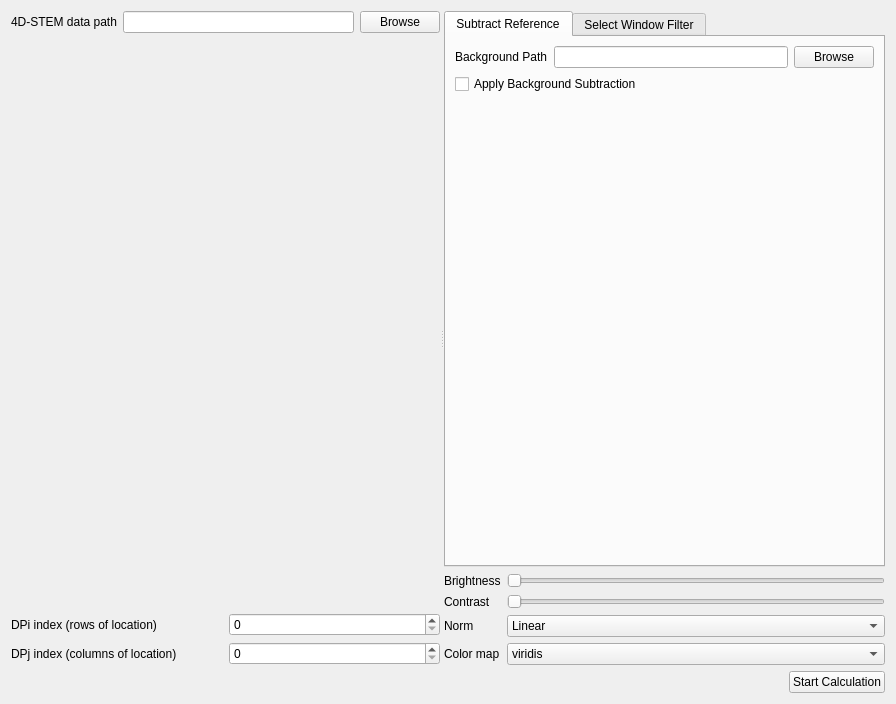
<?xml version="1.0" encoding="UTF-8"?>
<ui version="4.0">
 <class>Form</class>
 <widget class="QWidget" name="Form">
  <property name="geometry">
   <rect>
    <x>0</x>
    <y>0</y>
    <width>896</width>
    <height>704</height>
   </rect>
  </property>
  <property name="windowTitle">
   <string>Form</string>
  </property>
  <layout class="QVBoxLayout" name="verticalLayout_8">
   <item>
    <widget class="QSplitter" name="splitter">
     <property name="orientation">
      <enum>Qt::Horizontal</enum>
     </property>
     <widget class="QWidget" name="layoutWidget">
      <layout class="QVBoxLayout" name="verticalLayout_3" stretch="0,1,0">
       <item>
        <layout class="QHBoxLayout" name="horizontalLayout">
         <item>
          <widget class="QLabel" name="label">
           <property name="text">
            <string>4D-STEM data path</string>
           </property>
          </widget>
         </item>
         <item>
          <widget class="QLineEdit" name="lineEdit_data_path"/>
         </item>
         <item>
          <widget class="QPushButton" name="pushButton_browse">
           <property name="text">
            <string>Browse</string>
           </property>
          </widget>
         </item>
        </layout>
       </item>
       <item>
        <widget class="WidgetPlotDP" name="widget_dp" native="true"/>
       </item>
       <item>
        <layout class="QHBoxLayout" name="horizontalLayout_3">
         <item>
          <layout class="QVBoxLayout" name="verticalLayout">
           <item>
            <widget class="QLabel" name="label_2">
             <property name="text">
              <string>DPi index (rows of location)</string>
             </property>
            </widget>
           </item>
           <item>
            <widget class="QLabel" name="label_3">
             <property name="text">
              <string>DPj index (columns of location)</string>
             </property>
            </widget>
           </item>
          </layout>
         </item>
         <item>
          <layout class="QVBoxLayout" name="verticalLayout_2">
           <item>
            <widget class="QSpinBox" name="spinBox_scan_ii"/>
           </item>
           <item>
            <widget class="QSpinBox" name="spinBox_scan_jj"/>
           </item>
          </layout>
         </item>
        </layout>
       </item>
      </layout>
     </widget>
     <widget class="QWidget" name="">
      <layout class="QVBoxLayout" name="verticalLayout_7">
       <item>
        <widget class="QTabWidget" name="tabWidget">
         <property name="currentIndex">
          <number>0</number>
         </property>
         <widget class="QWidget" name="tab">
          <attribute name="title">
           <string>Subtract Reference</string>
          </attribute>
          <layout class="QVBoxLayout" name="verticalLayout_6">
           <item>
            <layout class="QHBoxLayout" name="horizontalLayout_2">
             <item>
              <widget class="QLabel" name="label_4">
               <property name="text">
                <string>Background Path</string>
               </property>
              </widget>
             </item>
             <item>
              <widget class="QLineEdit" name="lineEdit_background_path"/>
             </item>
             <item>
              <widget class="QPushButton" name="pushButton_browse_background">
               <property name="text">
                <string>Browse</string>
               </property>
              </widget>
             </item>
            </layout>
           </item>
           <item>
            <widget class="QCheckBox" name="checkBox_apply_subtraction">
             <property name="text">
              <string>Apply Background Subtraction</string>
             </property>
            </widget>
           </item>
           <item>
            <spacer name="verticalSpacer">
             <property name="orientation">
              <enum>Qt::Vertical</enum>
             </property>
             <property name="sizeHint" stdset="0">
              <size>
               <width>20</width>
               <height>447</height>
              </size>
             </property>
            </spacer>
           </item>
          </layout>
         </widget>
         <widget class="QWidget" name="tab_window_filter">
          <attribute name="title">
           <string>Select Window Filter</string>
          </attribute>
          <layout class="QVBoxLayout" name="verticalLayout_5">
           <item>
            <layout class="QVBoxLayout" name="verticalLayout_4" stretch="1,0,0,0,0">
             <item>
              <widget class="WidgetPlotHist" name="widget_hist" native="true"/>
             </item>
             <item>
              <layout class="QHBoxLayout" name="horizontalLayout_6">
               <item>
                <widget class="QLabel" name="label_9">
                 <property name="text">
                  <string>Window Min Value</string>
                 </property>
                </widget>
               </item>
               <item>
                <spacer name="horizontalSpacer">
                 <property name="orientation">
                  <enum>Qt::Horizontal</enum>
                 </property>
                 <property name="sizeHint" stdset="0">
                  <size>
                   <width>40</width>
                   <height>20</height>
                  </size>
                 </property>
                </spacer>
               </item>
               <item>
                <widget class="QDoubleSpinBox" name="doubleSpinBox_window_min"/>
               </item>
              </layout>
             </item>
             <item>
              <layout class="QHBoxLayout" name="horizontalLayout_4">
               <item>
                <widget class="QLabel" name="label_10">
                 <property name="text">
                  <string>Window Max Value</string>
                 </property>
                </widget>
               </item>
               <item>
                <spacer name="horizontalSpacer_2">
                 <property name="orientation">
                  <enum>Qt::Horizontal</enum>
                 </property>
                 <property name="sizeHint" stdset="0">
                  <size>
                   <width>40</width>
                   <height>20</height>
                  </size>
                 </property>
                </spacer>
               </item>
               <item>
                <widget class="QDoubleSpinBox" name="doubleSpinBox_window_max"/>
               </item>
              </layout>
             </item>
             <item>
              <widget class="QCheckBox" name="checkBox_apply_window_min">
               <property name="text">
                <string>Applying Window (Min Constrain)</string>
               </property>
              </widget>
             </item>
             <item>
              <widget class="QCheckBox" name="checkBox_apply_window_max">
               <property name="text">
                <string>Applying Window (Max Constrain)</string>
               </property>
              </widget>
             </item>
            </layout>
           </item>
          </layout>
         </widget>
        </widget>
       </item>
       <item>
        <layout class="QGridLayout" name="gridLayout">
         <item row="0" column="0">
          <widget class="QLabel" name="label_5">
           <property name="text">
            <string>Brightness</string>
           </property>
          </widget>
         </item>
         <item row="0" column="1">
          <widget class="QSlider" name="horizontalSlider_brightness">
           <property name="orientation">
            <enum>Qt::Horizontal</enum>
           </property>
          </widget>
         </item>
         <item row="1" column="0">
          <widget class="QLabel" name="label_6">
           <property name="text">
            <string>Contrast</string>
           </property>
          </widget>
         </item>
         <item row="1" column="1">
          <widget class="QSlider" name="horizontalSlider_contrast">
           <property name="orientation">
            <enum>Qt::Horizontal</enum>
           </property>
          </widget>
         </item>
         <item row="2" column="0">
          <widget class="QLabel" name="label_7">
           <property name="text">
            <string>Norm</string>
           </property>
          </widget>
         </item>
         <item row="2" column="1">
          <widget class="QComboBox" name="comboBox_normalize">
           <item>
            <property name="text">
             <string>Linear</string>
            </property>
           </item>
           <item>
            <property name="text">
             <string>Logarithm</string>
            </property>
           </item>
          </widget>
         </item>
         <item row="3" column="0">
          <widget class="QLabel" name="label_8">
           <property name="text">
            <string>Color map</string>
           </property>
          </widget>
         </item>
         <item row="3" column="1">
          <widget class="QComboBox" name="comboBox_colormap">
           <item>
            <property name="text">
             <string>viridis</string>
            </property>
           </item>
           <item>
            <property name="text">
             <string>plasma</string>
            </property>
           </item>
           <item>
            <property name="text">
             <string>gray</string>
            </property>
           </item>
           <item>
            <property name="text">
             <string>RdYlBu</string>
            </property>
           </item>
           <item>
            <property name="text">
             <string>twilight</string>
            </property>
           </item>
           <item>
            <property name="text">
             <string>hsv</string>
            </property>
           </item>
           <item>
            <property name="text">
             <string>jet</string>
            </property>
           </item>
           <item>
            <property name="text">
             <string>Others</string>
            </property>
           </item>
          </widget>
         </item>
        </layout>
       </item>
      </layout>
     </widget>
    </widget>
   </item>
   <item>
    <layout class="QHBoxLayout" name="horizontalLayout_7">
     <item>
      <spacer name="horizontalSpacer_3">
       <property name="orientation">
        <enum>Qt::Horizontal</enum>
       </property>
       <property name="sizeHint" stdset="0">
        <size>
         <width>40</width>
         <height>20</height>
        </size>
       </property>
      </spacer>
     </item>
     <item>
      <widget class="QPushButton" name="pushButton_start">
       <property name="text">
        <string>Start Calculation</string>
       </property>
      </widget>
     </item>
    </layout>
   </item>
  </layout>
 </widget>
 <customwidgets>
  <customwidget>
   <class>WidgetPlotDP</class>
   <extends>QWidget</extends>
   <header>bin.Widgets.WidgetPlots.h</header>
   <container>1</container>
  </customwidget>
  <customwidget>
   <class>WidgetPlotHist</class>
   <extends>QWidget</extends>
   <header>bin.Widgets.WidgetPlots.h</header>
   <container>1</container>
  </customwidget>
 </customwidgets>
 <resources/>
 <connections/>
</ui>
